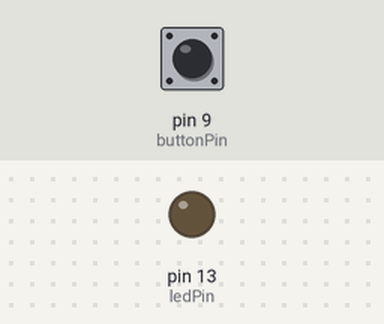
Recording of a sketch running on a simulated Arduino Uno, built with avr-gcc and run on an emulated ATmega328P. Parts: output pins drawn as LEDs (lit = HIGH). The test bench sets the inputs (shaded band); at power-on: pin 9 (buttonPin) HIGH.

Above: at 1.2 s.
1.3 s: pin 9 (buttonPin) pulled LOW for 0.15 s
At 2.7 s:
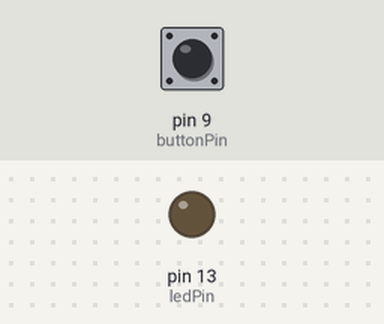
3.0 s: pin 9 (buttonPin) pulled LOW for 1 s
At 5.1 s:
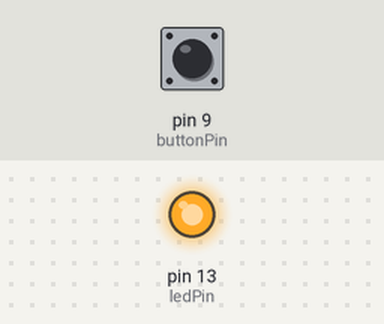
5.5 s: pin 9 (buttonPin) pulled LOW for 3.2 s
At 6.2 s:
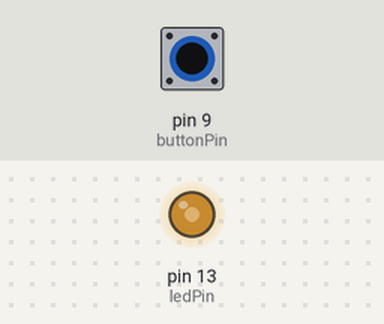
Timing chart, 0 to 10.2 s (numbered marks = the images above; inputs shaded):
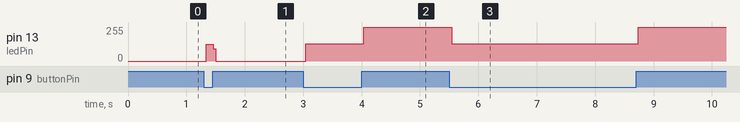

Measured:
- after the input at 1.3 s, pin 13 (ledPin): 0/255 → 124/255 at once, → 0/255 0.12 s later
- after the input at 3.0 s, pin 13 (ledPin): 0/255 → 131/255 at once, → 255/255 1.0 s later
- after the input at 5.5 s, pin 13 (ledPin): 255/255 → 131/255 at once, → 255/255 3.2 s later

The sketch:

ClickButton.ino
```cpp
int ledPin = 13;
int buttonPin = 9;
bool On = false;
//Raudonas - Gnd
//Zalias - pin
//Juodas - niekur?
void setup() {
  // put your setup code here, to run once:
  pinMode(ledPin, OUTPUT);
  pinMode(buttonPin, INPUT_PULLUP);
}

void loop() {
  // put your main code here, to run repeatedly:
  if(digitalRead(buttonPin) == LOW)
  On = !On;
  if(On)
  digitalWrite(ledPin, HIGH);
  else
  digitalWrite(ledPin, LOW);

}
```
